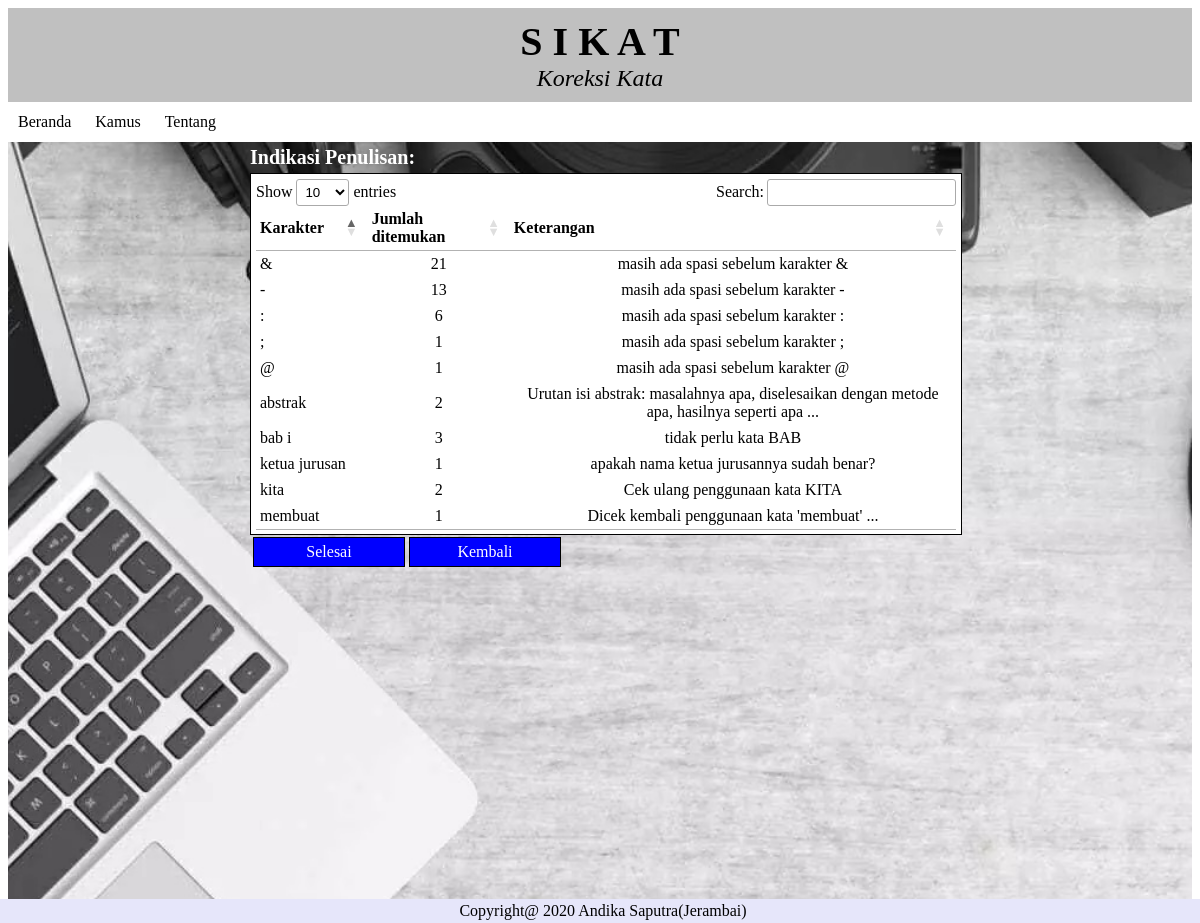
The page /cekat/file/karakter.php on the database its author committed.
### tables this page shows
CREATE TABLE `karakter` (
  `id` int(4) NOT NULL,
  `jumlah` int(10) NOT NULL DEFAULT '0',
  `karakter` char(46) DEFAULT NULL,
  `keterangan` char(116) DEFAULT NULL
);

### cekat/file/karakter.php (the view, shortened to what this page needs)
<html>
<head>
	<link rel="stylesheet" type="text/css" href="../style.css">
	<link rel="stylesheet" type="text/css" href="//cdn.datatables.net/1.10.19/css/jquery.dataTables.min.css">
  </head>
<body>
	<div class="latar">
	<div class="header">
	<header>
		<header class="judul"><b>S  I  K  A  T</b></header>
		<header class="deskripsi"><i>Koreksi Kata</i></header>
	</header>
	</div>
	<div id="menu">
	<?php include("../menubar.php"); ?>
	</div>
	<div class="tengah">
	<h2>Indikasi Penulisan:</h2>
	<div class = "auto">
	<table id="contact-detail" class="compact" cellspacing="0" width="100%">
<thead>
	<tr>
		<th>Karakter</th>
		<th>Jumlah ditemukan</th>
		<th>Keterangan</th>
	</tr>
</thead>
<tbody>
<?php
include "../koneksi.php";
$tampil=mysqli_query($conn,"SELECT karakter, jumlah, keterangan FROM karakter order by karakter desc");
	foreach($tampil as $kuy){
		if ($kuy['jumlah']==0) continue;
    echo "
		<tr>
		<td>".$kuy['karakter']."</td>
		<td align='center'>".$kuy['jumlah']."</td>
		<td align='center'>".$kuy['keterangan']."</td>
		</tr>
		";
    }
?>
</tbody>
</table>
</div>
<table>
<tr>
	<td align="center"><a href="baqo.php?data=upload" type="submit">Selesai</a></td>
  <td align="center"><a href="baqo.php?data=baca" type="submit">Kembali</a></td>
</tr>
</table>
</div>
<div id="footer">
Copyright@ 2020  Andika Saputra(Jerambai)
</div>
</div>
</body>
</html>

### cekat/menubar.php (shortened to what this page needs)
<html>
		<ul>
			<li class="utama"><a href="http://localhost/andika/index.php">Beranda</a></li>
			<li class="utama"><a href="#">Kamus</a>
			</li>
			<li class="utama"><a href="tentang.php">Tentang</a></li>
		</ul>
</html>

### cekat/style.css (style rules this page uses)
a[type=submit] { text-decoration: none; margin: 5px auto; margin-top:-1px; padding: 5px; width: 140px; border: 1px solid black; color: #fff; background: blue; cursor: pointer; display:block; }
.auto { display:block; border: 1px solid black; padding: 5px; margin-top: -12px; width:700px; height:350px; overflow:auto; background : white; }
.tengah { margin : 10px auto; width : 700px; padding: 0px; margin-top: -13px; }
.latar { background: url(background2.jpg); background-repeat: no-repeat; background-position: center; height:100%; background-size:cover; }
h2 { font-size: 20; font-family: times; color: white; }
.header { position: pixed; left: 0; top: 0; width: 100%; padding: 0px; background: silver; }
header { position: pixed; left:0; top:0; width: 100%; font-size: 30px; text-align: center; color: black; background: silver; padding: 0px; }
header .judul { padding-top:10px; text-align: Center; font-size: 40; font-family: Harrington; }
header .deskripsi { padding-bottom: 10px; text-align: center; font-size: 24; font-family: Brush Script MT; color:black; }
#footer { position: fixed; left: 0; bottom: 0; width: 100%; text-align: center; padding: 3px; background-color: lavender; text-align: center; color: black; }
#menu { background-color: white; border: 1px black; }
#menu ul { list-style: none; margin: 0; padding: 0; }
#menu ul li.utama { display: inline-table; }
#menu ul li a { display: block; text-decoration: none; line-height: 40px; padding: 0 10px; color: black; }

### rows shown on the page
karakter: karakter "membuat", jumlah "1", keterangan "Dicek kembali penggunaan kata 'membuat' ..."
karakter: karakter "kita", jumlah "2", keterangan "Cek ulang penggunaan kata KITA"
karakter: karakter "bab i", jumlah "3", keterangan "tidak perlu kata BAB"
karakter: karakter "abstrak", jumlah "2", keterangan "Urutan isi abstrak: masalahnya apa, diselesaikan dengan metode apa, hasilnya seperti apa ..."
karakter: karakter "ketua jurusan", jumlah "1", keterangan "apakah nama ketua jurusannya sudah benar?"
karakter: karakter "@", jumlah "1", keterangan "masih ada spasi sebelum karakter @"
karakter: karakter ";", jumlah "1", keterangan "masih ada spasi sebelum karakter ;"
karakter: karakter ":", jumlah "6", keterangan "masih ada spasi sebelum karakter :"
karakter: karakter "-", jumlah "13", keterangan "masih ada spasi sebelum karakter -"
karakter: karakter "&", jumlah "21", keterangan "masih ada spasi sebelum karakter &"
